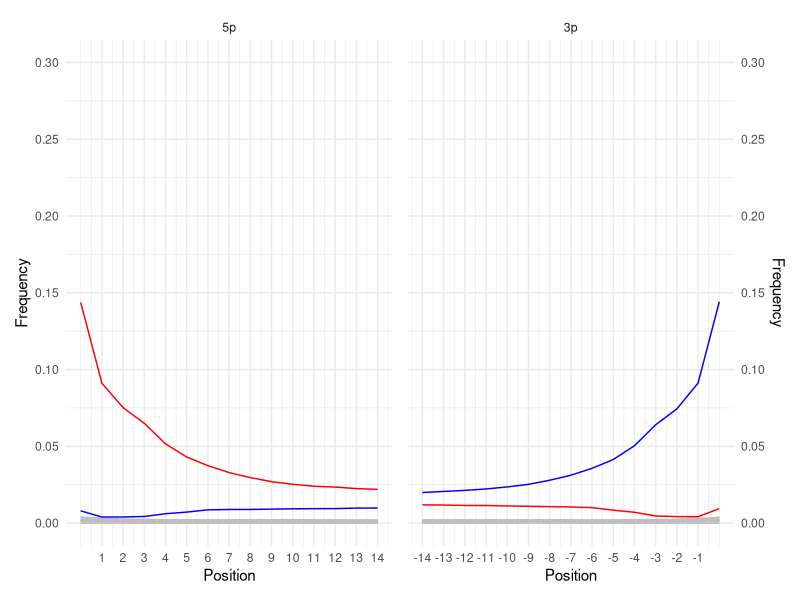

This chart was generated by the following R code:
## ---- chunk 1
#| label: fig-double-stranded-smiley
#| fig-cap: Example of a smiley plot of a double stranded DNA library. Data taken from [@Star2017-cj]. Damage data generated using [DamageProfiler](/intro.qmd) and plotted using R and tidyverse packages [@Wickham2019-ot].
#| echo: false
#| warning: false
#| error: false

library(readr)
library(tidyr)
library(dplyr)
library(ggplot2)
library(patchwork)

type_colours <- c("C>T" = "red", "G>A" = "blue", "A>C" = "grey", "A>G" = "grey", "A>T" = "grey", "C>A" = "grey", "C>G" = "grey", "G>C" = "grey", "G>T" = "grey", "T>A" = "grey", "T>C" = "grey", "T>G" = "grey", "insertion" = "grey", "deletion" = "grey")

raw_5p_double_stranded <- readr::read_tsv("assets/data/double-stranded/5p_freq_misincorporations.txt", comment = "#")
raw_3p_double_stranded <- readr::read_tsv("assets/data/double-stranded/3p_freq_misincorporations.txt", comment = "#")

pivot_longer_freqmisincorporation <- function(x, reverse, type_colours) {
    result <- x %>%
        dplyr::rename(insertion = `->ACGT`, deletion = `ACGT>-`, Position = Pos) %>%
        tidyr::pivot_longer(tidyr::contains(c(">", "insertion", "deletion")), names_to = "Mutation Type", values_to = "Frequency") %>%
        dplyr::mutate(`Mutation Type` = factor(`Mutation Type`, levels = rev(names(type_colours))))

    if (reverse) {
        result <- result %>%
            dplyr::mutate(Position = Position * -1)
    }

    result
}

plot_longer_freqmisincorporation <- function(x, reverse, type_colours) {
    result <- ggplot2::ggplot(x, aes(x = Position, y = Frequency, colour = `Mutation Type`)) +
        ggplot2::geom_line() +
        ggplot2::scale_colour_manual(values = type_colours, guide = ggplot2::guide_legend(reverse = TRUE)) +
        ggplot2::facet_wrap(~end, ncol = 2) +
        ggplot2::theme_minimal() +
        ggplot2::theme(legend.position = "none")

    if (reverse) {
        result <- result +
            ggplot2::scale_x_continuous(breaks = seq(-1, -14, -1)) +
            ggplot2::scale_y_continuous(breaks = seq(0, 0.30, 0.05), position = "right", limits = c(0, 0.30))
    } else {
        result <- result +
            ggplot2::scale_x_continuous(breaks = seq(1, 14, 1)) +
            ggplot2::scale_y_continuous(breaks = seq(0, 0.30, 0.05), limits = c(0, 0.30))
    }

    result
}

long_5p_double_stranded <- pivot_longer_freqmisincorporation(raw_5p_double_stranded, reverse = FALSE, type_colours = type_colours) %>% mutate(end = "5p")
long_3p_double_stranded <- pivot_longer_freqmisincorporation(raw_3p_double_stranded, reverse = TRUE, type_colours = type_colours) %>% mutate(end = "3p")

smiley_5p_double_stranded <- plot_longer_freqmisincorporation(long_5p_double_stranded, reverse = FALSE, type_colours)
smiley_3p_double_stranded <- plot_longer_freqmisincorporation(long_3p_double_stranded, reverse = TRUE, type_colours)


smiley_5p_double_stranded + smiley_3p_double_stranded

